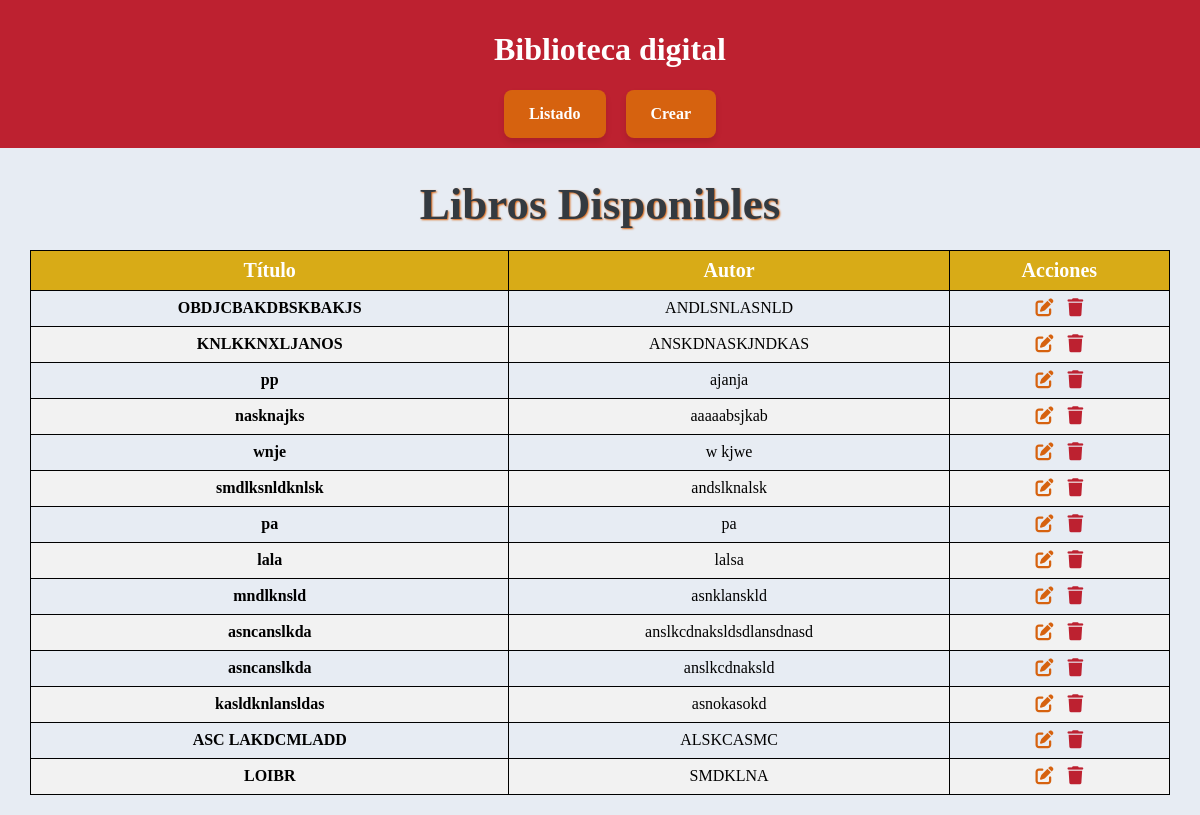
/, run on an earlier commit of the app's database.
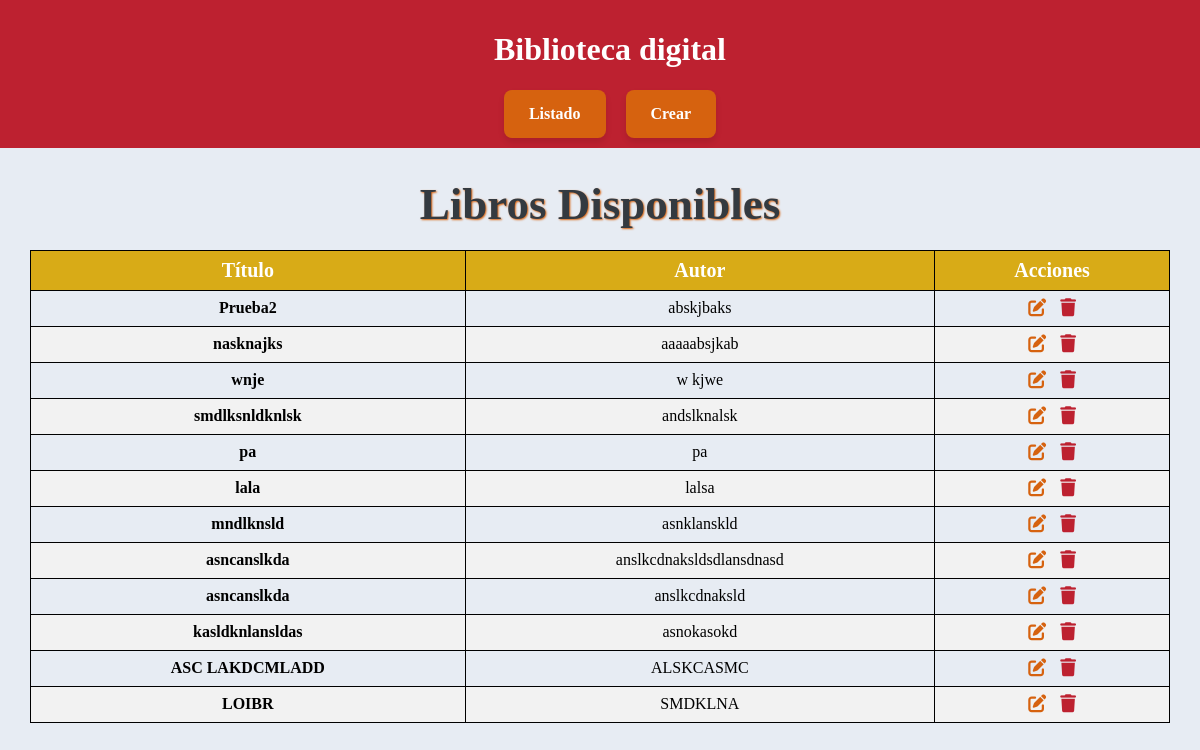
And on a later commit of the database.
### libros/models.py (models this page shows, shortened)
class Libro(models.Model):
    titulo = models.CharField(max_length=200)
    autor = models.CharField(max_length=200, blank=True)
    sinopsis = models.TextField(blank=True)
    creado_en = models.DateTimeField(auto_now_add=True)

### libros/views.py (the view)
# urls.py: path('', views.book_list, name='book_list'),  # listado principal en / (o /libros/ si quieres)
def book_list(request):
    libros = Libro.objects.all().order_by('-creado_en')
    return render(request, 'libros/book_list.html', {'libros': libros})

### libros/templates/libros/book_list.html
{% extends 'libros/base.html' %}
{% block content %}
{% load static %}
<link rel="stylesheet" href="{% static 'css/styles.css' %}">
<link rel="stylesheet" href="https://cdnjs.cloudflare.com/ajax/libs/font-awesome/6.5.0/css/all.min.css">
  <div class="pagina">Libros Disponibles</div>
  {% if libros %}
  <table class="libros-table">
    <thead>
      <tr>
        <th>Título</th>
        <th>Autor</th>
        <th>Acciones</th>
      </tr>
    </thead>
    <tbody>
      {% for b in libros %}
        <tr>
          <td class="primer">
            <a href="{% url 'book_detail' b.pk %}" class="book-link">{{ b.titulo }}</a>
          </td>
          <td>{{ b.autor }}</td>
          <td>
            <a href="{% url 'book_edit' b.pk %}" class="edit-icon"><i class="fa-solid fa-pen-to-square"></i>
            </a>
            <a href="{% url 'book_delete' b.pk %}" class="delete-icon" onclick="return confirm('¿Seguro que quieres borrar este libro?');"><i class="fa-solid fa-trash"></i>
            </a>
          </td>
        </tr>
      {% endfor %}
    </tbody>
  </table>
{% else %}
  <p>No hay libros disponibles.</p>
{% endif %}
{% endblock %}

What changed in the data, as far as the page shows it:
removed Libro: titulo "OBDJCBAKDBSKBAKJS", autor "ANDLSNLASNLD"
removed Libro: titulo "KNLKKNXLJANOS", autor "ANSKDNASKJNDKAS"
removed Libro: titulo "pp", autor "ajanja"
added Libro: titulo "Prueba2", autor "abskjbaks"
